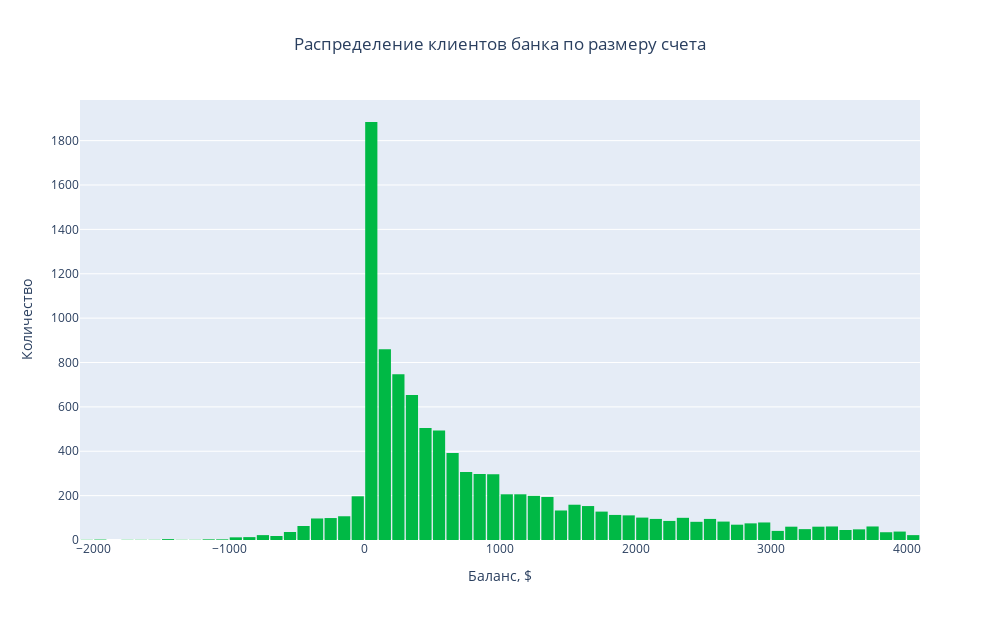

This figure's notebook cell:
### Code cell
# Инициализация полотна
fig_balance = go.Figure()
# Построение коробчатой диаграммы
fig_balance.add_trace(go.Histogram(x=df_clients['balance'],
                                   marker_color = '#00B945', # Цвет маркера
                                   name='Баланс', # Название набора данных
                                   nbinsx=100,
                                   showlegend=False)) # Название набора данных
fig_balance.update_layout(autosize = False, width = 1000, height = 620, # Размер полотна
                          bargap=0.1,
                          title='Распределение клиентов банка по размеру счета',
                          title_x=0.5) # Выравнивание заголовка посередине
# Подпись осей
fig_balance.update_xaxes(title_text="Баланс, $")
fig_balance.update_yaxes(title_text="Количество")
fig_balance.show()

### Figure 1 — Plotly figure (JSON) as saved in the notebook; plotly's stock layout.template omitted (floating-point values rounded to 4 significant figures; data arrays with more than 128 entries replaced by an {"elided": "..."} marker saying what was removed)
{"data": [{"marker": {"color": "#00B945"}, "name": "Баланс", "nbinsx": 100, "showlegend": false, "type": "histogram", "x": {"elided": "10105 float values"}}], "layout": {"autosize": false, "bargap": 0.1, "height": 620, "title": {"text": "Распределение клиентов банка по размеру счета", "x": 0.5}, "width": 1000, "xaxis": {"title": {"text": "Баланс, $"}}, "yaxis": {"title": {"text": "Количество"}}}}
